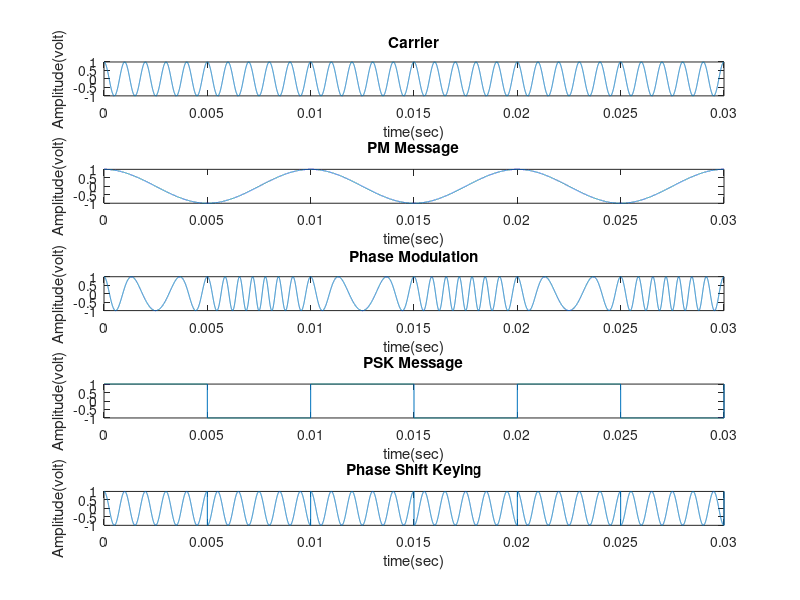

Source code (MATLAB):
clear

%% PM
Fc = 1000;
Fm = 100;
T = 1/Fc;
t = 0:T/999:30*T;
carrier = cos(2*pi*Fc*t);
message = cos(2*pi*Fm*t);
kp = 2*pi;
pm = cos(2*pi*Fc*t + kp*message);
subplot(5,1,1)
plot(t,carrier)
title ('Carrier');
xlabel ('time(sec)');
ylabel ('Amplitude(volt)');
subplot(5,1,2)
plot(t,message)
title ('PM Message');
xlabel ('time(sec)');
ylabel ('Amplitude(volt)');
subplot(5,1,3)
plot(t,pm)
title ('Phase Modulation');
xlabel ('time(sec)');
ylabel ('Amplitude(volt)');

%% PSK
message = square(2*pi*Fm*t);
psk = cos(2*pi*Fc*t).*message;

subplot(5,1,4)
plot(t,message)
title ('PSK Message');
xlabel ('time(sec)');
ylabel ('Amplitude(volt)');
subplot(5,1,5)
plot(t,psk)
title ('Phase Shift Keying');
xlabel ('time(sec)');
ylabel ('Amplitude(volt)');